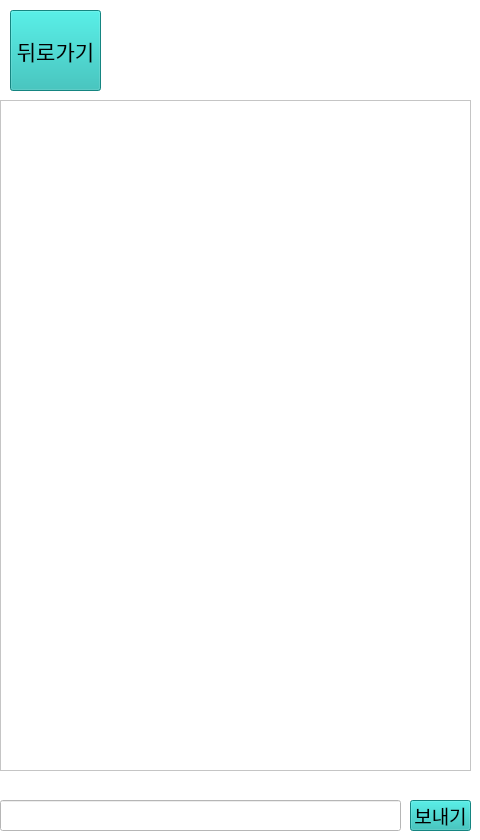
   <widget class="QWidget" name="page_4">
    <property name="styleSheet">
     <string notr="true">background-color: rgb(255, 255, 255);</string>
    </property>
    <widget class="QLineEdit" name="tell_lineEdit">
     <property name="geometry">
      <rect>
       <x>0</x>
       <y>800</y>
       <width>401</width>
       <height>31</height>
      </rect>
     </property>
     <property name="font">
      <font>
       <family>나눔스퀘어</family>
       <pointsize>14</pointsize>
      </font>
     </property>
    </widget>
    <widget class="QTextEdit" name="comm_textEdit">
     <property name="geometry">
      <rect>
       <x>0</x>
       <y>100</y>
       <width>471</width>
       <height>671</height>
      </rect>
     </property>
     <property name="font">
      <font>
       <family>나눔스퀘어</family>
       <pointsize>14</pointsize>
      </font>
     </property>
    </widget>
    <widget class="QPushButton" name="send_pbtn">
     <property name="geometry">
      <rect>
       <x>410</x>
       <y>800</y>
       <width>61</width>
       <height>31</height>
      </rect>
     </property>
     <property name="font">
      <font>
       <family>나눔스퀘어</family>
       <pointsize>14</pointsize>
      </font>
     </property>
     <property name="styleSheet">
      <string notr="true">background-color: rgb(30, 186, 180);</string>
     </property>
     <property name="text">
      <string>보내기</string>
     </property>
    </widget>
    <widget class="QPushButton" name="basket_back_pbtn_2">
     <property name="geometry">
      <rect>
       <x>10</x>
       <y>10</y>
       <width>91</width>
       <height>81</height>
      </rect>
     </property>
     <property name="font">
      <font>
       <family>나눔스퀘어</family>
       <pointsize>16</pointsize>
      </font>
     </property>
     <property name="styleSheet">
      <string notr="true">background-color: rgb(30, 186, 180);</string>
     </property>
     <property name="text">
      <string>뒤로가기</string>
     </property>
    </widget>
   </widget>
